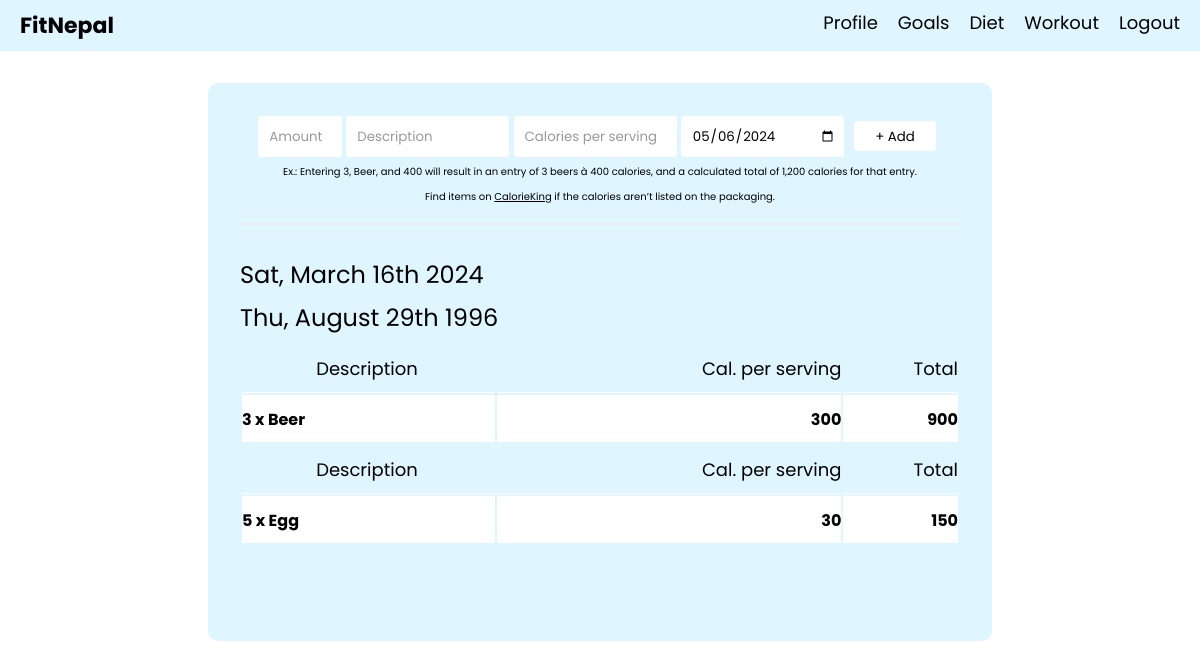
The page /workout.php (signed in) on the database its author committed.
### tables this page shows
CREATE TABLE `calorie` (
  `id` int(11) UNSIGNED NOT NULL,
  `user_id` int(11) NOT NULL,
  `date` datetime NOT NULL,
  `amount` bigint(11) NOT NULL,
  `calories` int(11) NOT NULL,
  `description` text DEFAULT NULL
);

### workout.php (the view, shortened to what this page needs)
<?php
require 'db_connection.php';
?>
<?php
    include 'header\header.php';
?>
<!DOCTYPE html>
<html>
<head>
	<link rel="stylesheet" href="./CSS/workout.css">
</head>
<body>
    <main>
        <form action="post.php" method="post">
            <input type="text" placeholder="Amount" style="width:9%" name="amt" />
            <input type="text" placeholder="Description" name="description" />
            <input type="text" placeholder="Calories per serving" name="calories" />
            <input type="date" name="date" id="datetime" value="<?php echo date('Y-m-d'); ?>" />
            <input type="submit" value="+ Add">
            <br />
            <small>Ex.: Entering <i>3</i>, <i>Beer</i>, and <i>400</i> will result in an entry of 3 beers &agrave; 400
                calories, and a calculated total of 1,200 calories for that entry.<br />
                Find items on <a href="http://www.calorieking.com/foods/" target="_blank">CalorieKing</a> if the
                calories aren&rsquo;t listed on the packaging.</small>
        </form>
<?php
$q = "SELECT *, DATE_FORMAT(date,'%a, %M %D %Y') AS thedate FROM calorie ORDER BY date DESC";
$result = $conn->query($q);
if ($result) {
    echo "<article>";
    while ($row = $result->fetch_assoc()) {
        $thedate = $row['thedate'];
        $amount = $row['amount'];
        $calories = $row['calories'];
        $description = $row['description'];
        $item_amount = $amount * $calories;
        echo "<h2>$thedate</h2>";
        echo "<table>";
        echo "<tr><th>Description</th><th class=\"tr\">Cal. per serving</th><th class=\"tr\">Total</th></tr>";
        echo "<tr><td>$amount x $description</td><td class=\"tr\">" . number_format($calories) . "</td><td class=\"tr\">" . number_format($item_amount) . "</td></tr>";
    }
    echo "</table>";
    echo "</article>";
} else {
    echo "Error fetching data from database.";
}
?>
    </main>
</body>
</html>

### CSS/workout.css (style rules this page uses)
body { font-family: 'Inter', sans-serif; margin: 0; padding: 0; background-color: white; }
main { margin: 2rem auto; width: 60%; padding: 2rem; background-color: #DFF5FF; border-radius: 10px; }
main article { padding: 0 0 1rem 0; margin: 0 0 3rem 0; }
h2 { margin: 0 0 0.5rem 0; }
table { width: 100%; }
td, th { vertical-align: top; border-bottom: 1px solid #ffffff; padding: 10px 3px; }
tr th:first-of-type, tr td:first-of-type { padding-left: 0; }
td:last-of-type { padding-right: 0; background-color: white; }
tr:last-of-type td { border: 0; border-top: 2px solid #ffffff; font-weight: bold; background-color: white; }
.tr { text-align: right; padding-right: 0; }
th { font-size: large; }
form { margin: 0 0 2rem 0; padding: 0 0 1rem 0; border-bottom: 2px solid #eee; text-align: center; }
input[type=text], input[type=date] { padding: 5px 7px 4px 10px; border: 1px solid white; border-radius: 3px 3px; height: 30px; width: 20%; color: black; }
input::placeholder { color: black; opacity: 0.4; }
input[type=submit] { height: 30px; padding: 5px 20px; border-radius: 3px 3px; cursor: pointer; background-color: white; border: 1px solid white; margin: 6px; }
small, small * { font-size: x-small; color: black; }

### header/header.php (style rules this page uses)
* { font-family: "Poppins", sans-serif; font-weight: 400; font-style: normal; }
body { margin: 0; padding: 0; background-color: white; }

### rows shown on the page
calorie: thedate "Sat, March 16th 2024", amount "3", description "Beer", calories "300", item_amount "900"
calorie: thedate "Thu, August 29th 1996", amount "5", description "Egg", calories "30", item_amount "150"
